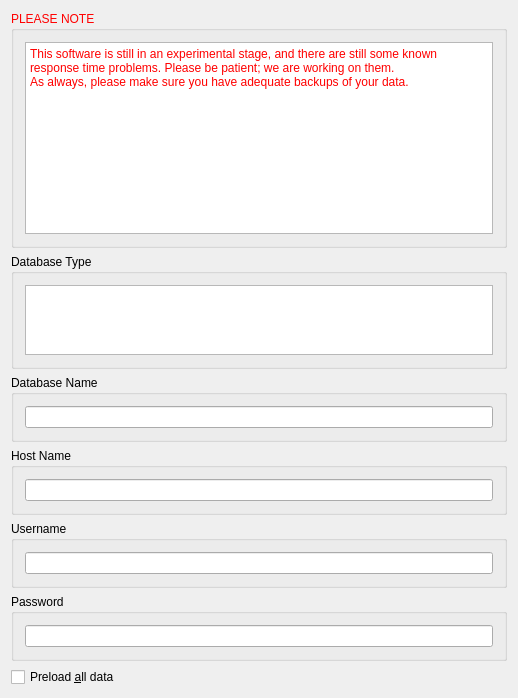
<?xml version="1.0" encoding="UTF-8"?>
<ui version="4.0">
 <class>KSelectDatabaseDlgDecl</class>
 <widget class="QWidget" name="KSelectDatabaseDlgDecl">
  <property name="geometry">
   <rect>
    <x>0</x>
    <y>0</y>
    <width>518</width>
    <height>640</height>
   </rect>
  </property>
  <property name="windowTitle">
   <string>KMyMoney - Select Database</string>
  </property>
  <layout class="QVBoxLayout">
   <item>
    <widget class="QGroupBox" name="groupBox6">
     <property name="palette">
      <palette>
       <active>
        <colorrole role="WindowText">
         <brush brushstyle="SolidPattern">
          <color alpha="255">
           <red>255</red>
           <green>0</green>
           <blue>0</blue>
          </color>
         </brush>
        </colorrole>
       </active>
       <inactive>
        <colorrole role="WindowText">
         <brush brushstyle="SolidPattern">
          <color alpha="255">
           <red>255</red>
           <green>0</green>
           <blue>0</blue>
          </color>
         </brush>
        </colorrole>
       </inactive>
       <disabled>
        <colorrole role="WindowText">
         <brush brushstyle="SolidPattern">
          <color alpha="255">
           <red>126</red>
           <green>125</green>
           <blue>124</blue>
          </color>
         </brush>
        </colorrole>
       </disabled>
      </palette>
     </property>
     <property name="title">
      <string>PLEASE NOTE</string>
     </property>
     <layout class="QVBoxLayout">
      <item>
       <widget class="QPlainTextEdit" name="plainTextEdit">
        <property name="sizePolicy">
         <sizepolicy hsizetype="Expanding" vsizetype="MinimumExpanding">
          <horstretch>0</horstretch>
          <verstretch>0</verstretch>
         </sizepolicy>
        </property>
        <property name="palette">
         <palette>
          <active>
           <colorrole role="WindowText">
            <brush brushstyle="SolidPattern">
             <color alpha="255">
              <red>255</red>
              <green>0</green>
              <blue>0</blue>
             </color>
            </brush>
           </colorrole>
           <colorrole role="Text">
            <brush brushstyle="SolidPattern">
             <color alpha="255">
              <red>255</red>
              <green>0</green>
              <blue>0</blue>
             </color>
            </brush>
           </colorrole>
          </active>
          <inactive>
           <colorrole role="WindowText">
            <brush brushstyle="SolidPattern">
             <color alpha="255">
              <red>255</red>
              <green>0</green>
              <blue>0</blue>
             </color>
            </brush>
           </colorrole>
           <colorrole role="Text">
            <brush brushstyle="SolidPattern">
             <color alpha="255">
              <red>255</red>
              <green>0</green>
              <blue>0</blue>
             </color>
            </brush>
           </colorrole>
          </inactive>
          <disabled>
           <colorrole role="WindowText">
            <brush brushstyle="SolidPattern">
             <color alpha="255">
              <red>126</red>
              <green>125</green>
              <blue>124</blue>
             </color>
            </brush>
           </colorrole>
           <colorrole role="Text">
            <brush brushstyle="SolidPattern">
             <color alpha="255">
              <red>126</red>
              <green>125</green>
              <blue>124</blue>
             </color>
            </brush>
           </colorrole>
          </disabled>
         </palette>
        </property>
        <property name="font">
         <font>
          <pointsize>9</pointsize>
         </font>
        </property>
        <property name="acceptDrops">
         <bool>false</bool>
        </property>
        <property name="undoRedoEnabled">
         <bool>false</bool>
        </property>
        <property name="readOnly">
         <bool>true</bool>
        </property>
        <property name="plainText">
         <string>This software is still in an experimental stage, and there are still some known response time problems. Please be patient; we are working on them.
As always, please make sure you have adequate backups of your data.</string>
        </property>
       </widget>
      </item>
     </layout>
    </widget>
   </item>
   <item>
    <widget class="QGroupBox" name="groupBox1">
     <property name="title">
      <string>Database Type</string>
     </property>
     <layout class="QVBoxLayout">
      <item>
       <widget class="KListWidget" name="listDrivers"/>
      </item>
     </layout>
    </widget>
   </item>
   <item>
    <widget class="QGroupBox" name="groupBox2">
     <property name="title">
      <string>Database Name</string>
     </property>
     <layout class="QVBoxLayout">
      <item>
       <widget class="KLineEdit" name="textDbName"/>
      </item>
     </layout>
    </widget>
   </item>
   <item>
    <widget class="QGroupBox" name="groupBox3">
     <property name="title">
      <string>Host Name</string>
     </property>
     <layout class="QVBoxLayout">
      <item>
       <widget class="KLineEdit" name="textHostName"/>
      </item>
     </layout>
    </widget>
   </item>
   <item>
    <widget class="QGroupBox" name="groupBox4">
     <property name="title">
      <string>Username</string>
     </property>
     <layout class="QVBoxLayout">
      <item>
       <widget class="KLineEdit" name="textUserName"/>
      </item>
     </layout>
    </widget>
   </item>
   <item>
    <widget class="QGroupBox" name="groupBoxPassword">
     <property name="title">
      <string>Password</string>
     </property>
     <layout class="QVBoxLayout">
      <item>
       <widget class="KLineEdit" name="textPassword">
        <property name="echoMode">
         <enum>QLineEdit::Password</enum>
        </property>
       </widget>
      </item>
     </layout>
    </widget>
   </item>
   <item>
    <widget class="QCheckBox" name="checkPreLoad">
     <property name="text">
      <string>Preload &amp;all data</string>
     </property>
    </widget>
   </item>
  </layout>
 </widget>
 <layoutdefault spacing="6" margin="11"/>
 <customwidgets>
  <customwidget>
   <class>KListWidget</class>
   <extends>QListWidget</extends>
   <header>klistwidget.h</header>
  </customwidget>
  <customwidget>
   <class>KLineEdit</class>
   <extends>QLineEdit</extends>
   <header>klineedit.h</header>
  </customwidget>
 </customwidgets>
 <resources/>
 <connections/>
</ui>
